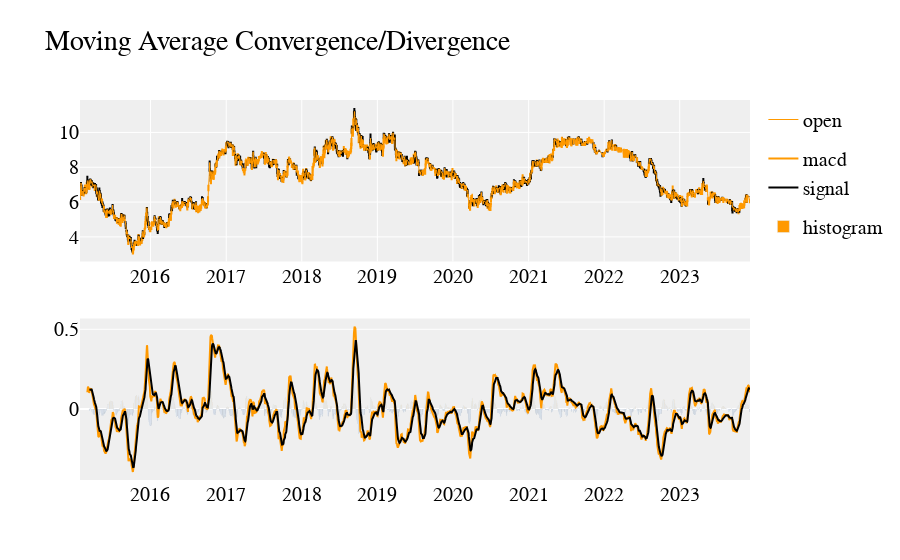

This figure's notebook cell:
### Code cell
# calculate MACD values
df.ta.macd(close='close', fast=12, slow=26, append=True)
# Force lowercase (optional)
df.columns = [x.lower() for x in df.columns]
# Construct a 2 x 1 Plotly figure
fig = make_subplots(rows=2, cols=1)
# price Line
fig.append_trace(
    go.Scatter(
        x=df.index,
        y=df['open'],
        line=dict(color='#ff9900', width=1),
        name='open',
        # showlegend=False,
        legendgroup='1',
    ), row=1, col=1
)
# Candlestick chart for pricing
fig.append_trace(
    go.Candlestick(
        x=df.index,
        open=df['open'],
        high=df['high'],
        low=df['low'],
        close=df['close'],
        increasing_line_color='#ff9900',
        decreasing_line_color='black',
        showlegend=False
    ), row=1, col=1
)
# Fast Signal (%k)
fig.append_trace(
    go.Scatter(
        x=df.index,
        y=df['macd_12_26_9'],
        line=dict(color='#ff9900', width=2),
        name='macd',
        # showlegend=False,
        legendgroup='2',
    ), row=2, col=1
)
# Slow signal (%d)
fig.append_trace(
    go.Scatter(
        x=df.index,
        y=df['macds_12_26_9'],
        line=dict(color='#000000', width=2),
        # showlegend=False,
        legendgroup='2',
        name='signal'
    ), row=2, col=1
)
# Colorize the histogram values
colors = np.where(df['macdh_12_26_9'] < 0, '#000', '#ff9900')
# Plot the histogram
fig.append_trace(
    go.Bar(
        x=df.index,
        y=df['macdh_12_26_9'],
        name='histogram',
        marker_color=colors,
    ), row=2, col=1
)
# Make it pretty
layout = go.Layout(
    plot_bgcolor='#efefef',
    # Font Families
    font_family='Monospace',
    font_color='#000000',
    font_size=20,
    title='Moving Average Convergence/Divergence',
    xaxis=dict(
        rangeslider=dict(
            visible=False
        )
    )
)
# Update options and show plot
fig.update_layout(layout)
fig.show()

### Figure 1 — Plotly figure (JSON) as saved in the notebook; plotly's stock layout.template omitted (floating-point values rounded to 4 significant figures; data arrays with more than 128 entries replaced by an {"elided": "..."} marker saying what was removed)
{"data": [{"legendgroup": "1", "line": {"color": "#ff9900", "width": 1}, "name": "open", "type": "scatter", "x": {"elided": "2030 str values"}, "xaxis": "x", "y": {"elided": "2030 float values"}, "yaxis": "y"}, {"close": {"elided": "2030 float values"}, "decreasing": {"line": {"color": "black"}}, "high": {"elided": "2030 float values"}, "increasing": {"line": {"color": "#ff9900"}}, "low": {"elided": "2030 float values"}, "open": {"elided": "2030 float values"}, "showlegend": false, "type": "candlestick", "x": {"elided": "2030 str values"}, "xaxis": "x", "yaxis": "y"}, {"legendgroup": "2", "line": {"color": "#ff9900", "width": 2}, "name": "macd", "type": "scatter", "x": {"elided": "2030 str values"}, "xaxis": "x2", "y": {"elided": "2030 float values"}, "yaxis": "y2"}, {"legendgroup": "2", "line": {"color": "#000000", "width": 2}, "name": "signal", "type": "scatter", "x": {"elided": "2030 str values"}, "xaxis": "x2", "y": {"elided": "2030 float values"}, "yaxis": "y2"}, {"marker": {"color": {"elided": "2030 str values"}}, "name": "histogram", "type": "bar", "x": {"elided": "2030 str values"}, "xaxis": "x2", "y": {"elided": "2030 float values"}, "yaxis": "y2"}], "layout": {"autosize": true, "font": {"color": "#000000", "family": "Monospace", "size": 20}, "plot_bgcolor": "#efefef", "title": {"text": "Moving Average Convergence/Divergence"}, "xaxis": {"anchor": "y", "autorange": true, "domain": [0, 1], "range": ["2015-01-25 12:00", "2023-12-06 12:00"], "rangeslider": {"visible": false, "yaxis": {}}, "type": "date"}, "xaxis2": {"anchor": "y2", "autorange": true, "domain": [0, 1], "range": ["2015-01-25 12:00", "2023-12-06 12:00"], "type": "date"}, "yaxis": {"anchor": "x", "autorange": true, "domain": [0.575, 1], "range": [2.586, 11.86], "type": "linear"}, "yaxis2": {"anchor": "x2", "autorange": true, "domain": [0, 0.425], "range": [-0.4441, 0.5675], "type": "linear"}}}
